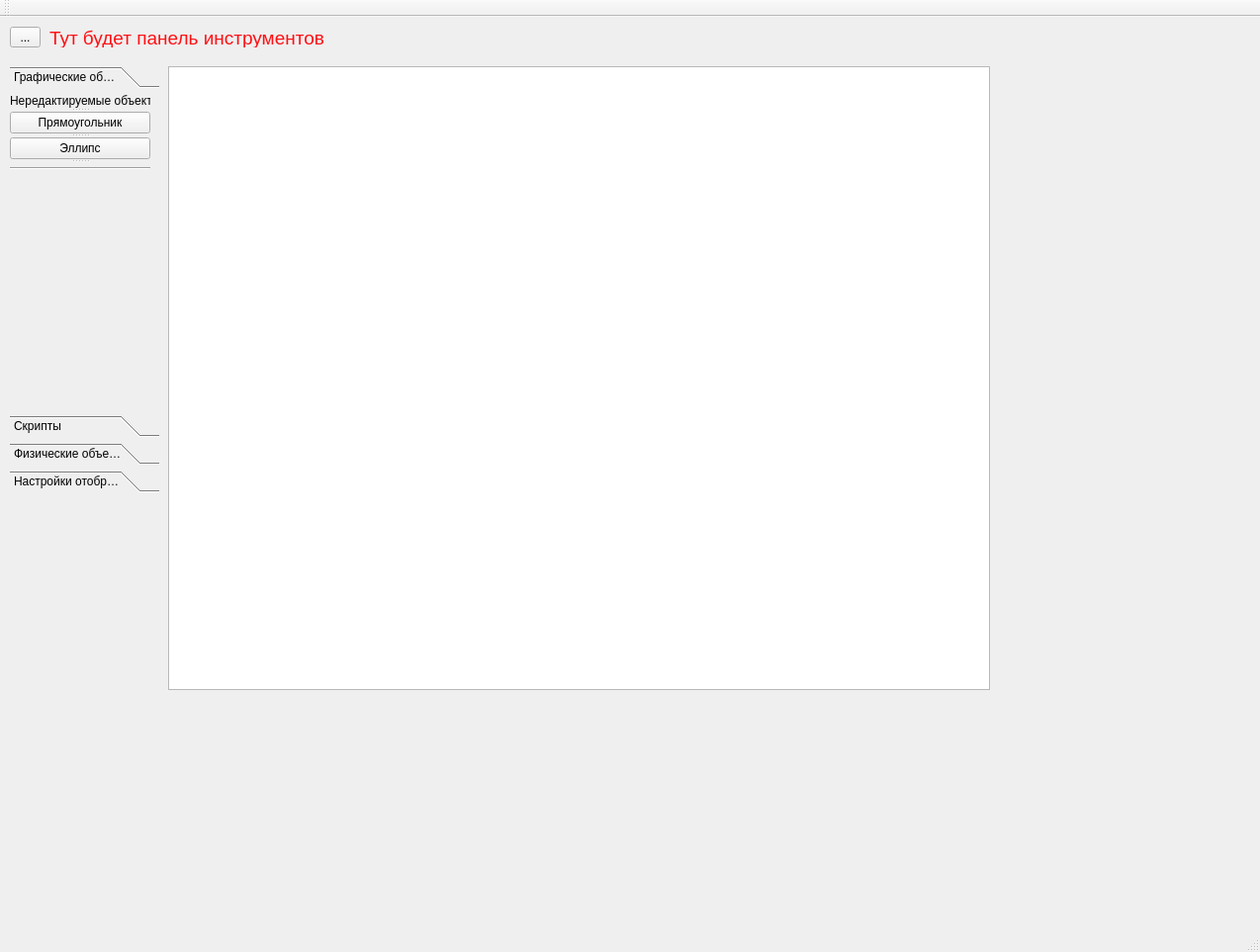
<?xml version="1.0" encoding="UTF-8"?>
<ui version="4.0">
 <class>MainWindow</class>
 <widget class="QMainWindow" name="MainWindow">
  <property name="geometry">
   <rect>
    <x>0</x>
    <y>0</y>
    <width>1274</width>
    <height>963</height>
   </rect>
  </property>
  <property name="windowTitle">
   <string>MainWindow</string>
  </property>
  <widget class="QWidget" name="centralWidget">
   <widget class="QLabel" name="label">
    <property name="geometry">
     <rect>
      <x>50</x>
      <y>10</y>
      <width>561</width>
      <height>21</height>
     </rect>
    </property>
    <property name="text">
     <string>&lt;html&gt;&lt;head/&gt;&lt;body&gt;&lt;p&gt;&lt;span style=&quot; font-size:14pt; color:#ff1014;&quot;&gt;Тут будет панель инструментов&lt;/span&gt;&lt;/p&gt;&lt;/body&gt;&lt;/html&gt;</string>
    </property>
   </widget>
   <widget class="QToolButton" name="toolButton">
    <property name="geometry">
     <rect>
      <x>10</x>
      <y>10</y>
      <width>31</width>
      <height>21</height>
     </rect>
    </property>
    <property name="text">
     <string>...</string>
    </property>
   </widget>
   <widget class="QToolBox" name="toolObjects">
    <property name="geometry">
     <rect>
      <x>10</x>
      <y>50</y>
      <width>151</width>
      <height>431</height>
     </rect>
    </property>
    <property name="cursor">
     <cursorShape>PointingHandCursor</cursorShape>
    </property>
    <widget class="QWidget" name="toolBoxPage1_2">
     <property name="geometry">
      <rect>
       <x>0</x>
       <y>0</y>
       <width>151</width>
       <height>323</height>
      </rect>
     </property>
     <attribute name="label">
      <string>Графические объекты</string>
     </attribute>
     <widget class="QSplitter" name="splitter">
      <property name="geometry">
       <rect>
        <x>0</x>
        <y>0</y>
        <width>142</width>
        <height>81</height>
       </rect>
      </property>
      <property name="orientation">
       <enum>Qt::Vertical</enum>
      </property>
      <widget class="QLabel" name="label_2">
       <property name="text">
        <string>Нередактируемые объекты</string>
       </property>
      </widget>
      <widget class="QPushButton" name="btn_addnoEditShapeRect">
       <property name="text">
        <string>Прямоугольник</string>
       </property>
      </widget>
      <widget class="QPushButton" name="btn_addnoEditShapeEllipse">
       <property name="text">
        <string>Эллипс</string>
       </property>
      </widget>
      <widget class="Line" name="line">
       <property name="orientation">
        <enum>Qt::Horizontal</enum>
       </property>
      </widget>
     </widget>
    </widget>
    <widget class="QWidget" name="toolBoxPage2_2">
     <property name="geometry">
      <rect>
       <x>0</x>
       <y>0</y>
       <width>151</width>
       <height>323</height>
      </rect>
     </property>
     <attribute name="label">
      <string>Скрипты</string>
     </attribute>
     <widget class="QPushButton" name="pushButton_5">
      <property name="geometry">
       <rect>
        <x>10</x>
        <y>20</y>
        <width>75</width>
        <height>23</height>
       </rect>
      </property>
      <property name="text">
       <string>PushButton</string>
      </property>
     </widget>
    </widget>
    <widget class="QWidget" name="page_2">
     <property name="geometry">
      <rect>
       <x>0</x>
       <y>0</y>
       <width>151</width>
       <height>323</height>
      </rect>
     </property>
     <attribute name="label">
      <string>Физические объекты</string>
     </attribute>
    </widget>
    <widget class="QWidget" name="page">
     <attribute name="label">
      <string>Настройки отображения</string>
     </attribute>
    </widget>
   </widget>
   <widget class="QGraphicsView" name="gvScene">
    <property name="geometry">
     <rect>
      <x>170</x>
      <y>50</y>
      <width>831</width>
      <height>631</height>
     </rect>
    </property>
   </widget>
  </widget>
  <widget class="QMenuBar" name="menuBar">
   <property name="geometry">
    <rect>
     <x>0</x>
     <y>0</y>
     <width>1274</width>
     <height>21</height>
    </rect>
   </property>
  </widget>
  <widget class="QToolBar" name="mainToolBar">
   <attribute name="toolBarArea">
    <enum>TopToolBarArea</enum>
   </attribute>
   <attribute name="toolBarBreak">
    <bool>false</bool>
   </attribute>
  </widget>
  <widget class="QStatusBar" name="statusBar"/>
 </widget>
 <layoutdefault spacing="6" margin="11"/>
 <resources/>
 <connections/>
</ui>
